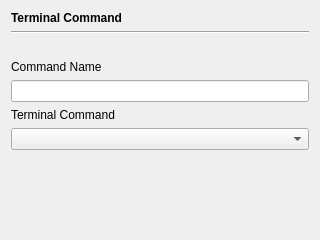
<?xml version="1.0" encoding="UTF-8"?>
<ui version="4.0">
 <class>CommandViewTerminal</class>
 <widget class="QWidget" name="CommandViewTerminal">
  <property name="geometry">
   <rect>
    <x>0</x>
    <y>0</y>
    <width>320</width>
    <height>240</height>
   </rect>
  </property>
  <property name="sizePolicy">
   <sizepolicy hsizetype="Expanding" vsizetype="Expanding">
    <horstretch>0</horstretch>
    <verstretch>0</verstretch>
   </sizepolicy>
  </property>
  <property name="windowTitle">
   <string>Form</string>
  </property>
  <layout class="QVBoxLayout" name="verticalLayout">
   <item>
    <widget class="QLabel" name="label_3">
     <property name="text">
      <string>&lt;html&gt;&lt;head/&gt;&lt;body&gt;&lt;p&gt;&lt;span style=&quot; font-weight:700;&quot;&gt;Terminal Command&lt;/span&gt;&lt;/p&gt;&lt;/body&gt;&lt;/html&gt;</string>
     </property>
     <property name="textFormat">
      <enum>Qt::TextFormat::RichText</enum>
     </property>
    </widget>
   </item>
   <item>
    <widget class="Line" name="line">
     <property name="orientation">
      <enum>Qt::Orientation::Horizontal</enum>
     </property>
    </widget>
   </item>
   <item>
    <widget class="QLabel" name="label_4">
     <property name="text">
      <string/>
     </property>
    </widget>
   </item>
   <item>
    <widget class="QLabel" name="label">
     <property name="text">
      <string>Command Name</string>
     </property>
    </widget>
   </item>
   <item>
    <widget class="QLineEdit" name="lineEditCommandName"/>
   </item>
   <item>
    <widget class="QLabel" name="label_2">
     <property name="text">
      <string>Terminal Command</string>
     </property>
    </widget>
   </item>
   <item>
    <widget class="QComboBox" name="comboBoxAction">
     <property name="placeholderText">
      <string/>
     </property>
    </widget>
   </item>
   <item>
    <spacer name="verticalSpacer">
     <property name="orientation">
      <enum>Qt::Orientation::Vertical</enum>
     </property>
     <property name="sizeHint" stdset="0">
      <size>
       <width>20</width>
       <height>40</height>
      </size>
     </property>
    </spacer>
   </item>
  </layout>
 </widget>
 <resources/>
 <connections/>
</ui>
